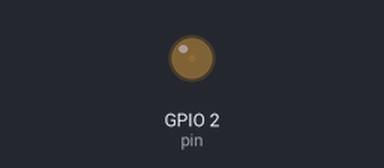
Recording of a program running on a simulated ESP32 board running MicroPython. Parts: output pins drawn as LEDs (lit = HIGH).

Above: at 0.2 s.
At 19.9 s:
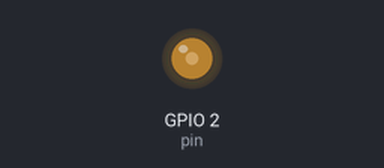
At 29.91 s:
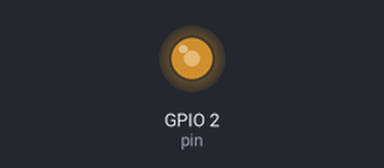
At 39.76 s:
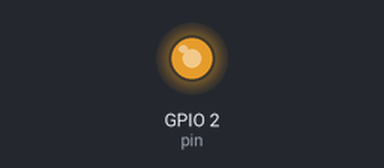
Timing chart, 0 to 40.0 s (numbered marks = the images above):
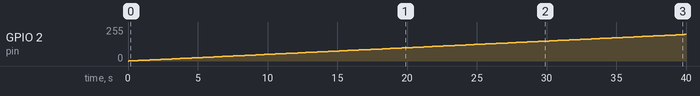

Measured:
- by itself, GPIO 2 (pin): moves from 0/255 to 199/255 over 39.8 s

The program:

fan_PWM.py
```python
import machine
import time

# تنظیم پین GPIO2 به عنوان خروجی PWM
pin = machine.Pin(2, machine.Pin.OUT)

# تنظیم فرکانس PWM به 25 کیلو هرتز
pwm = machine.PWM(pin, freq=25000)

# تنظیم وظیفه PWM به 50%
duty = 50
pwm.duty(duty)

# حلقه برای 10 ثانیه
for i in range(10):
  # وظیفه PWM را به طور خطی از 0% به 100% و سپس از 100% به 0% تغییر دهید
  for duty in range(0, 1001):
    pwm.duty(duty)
    time.sleep_ms(50)
  for duty in range(100, -100, -100):
    pwm.duty(duty)
    time.sleep_ms(50)

# پاکسازی PWM
pwm.deinit()
```
